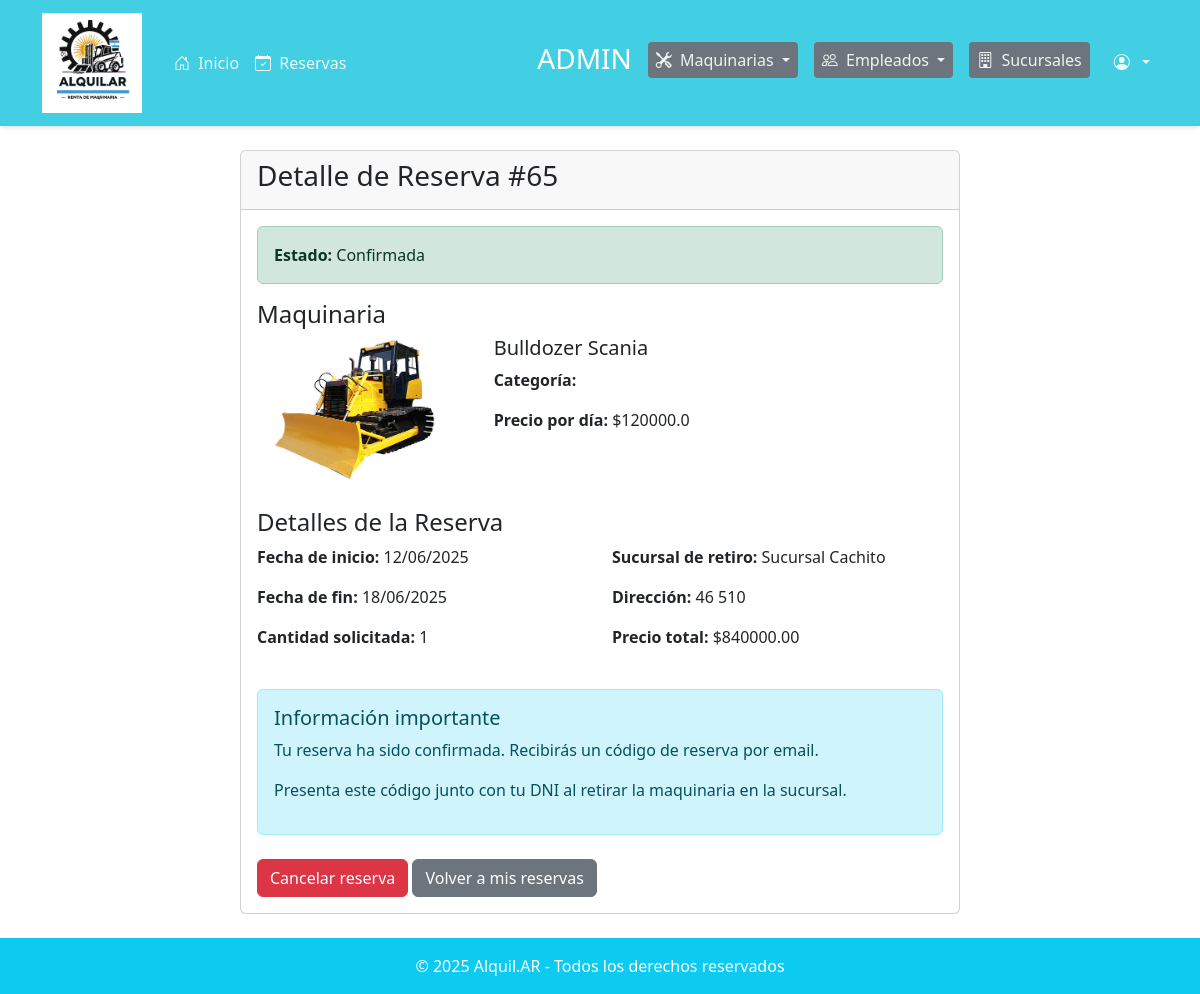
Page /reservas/detalle/65/ (signed in) on the earlier database version.
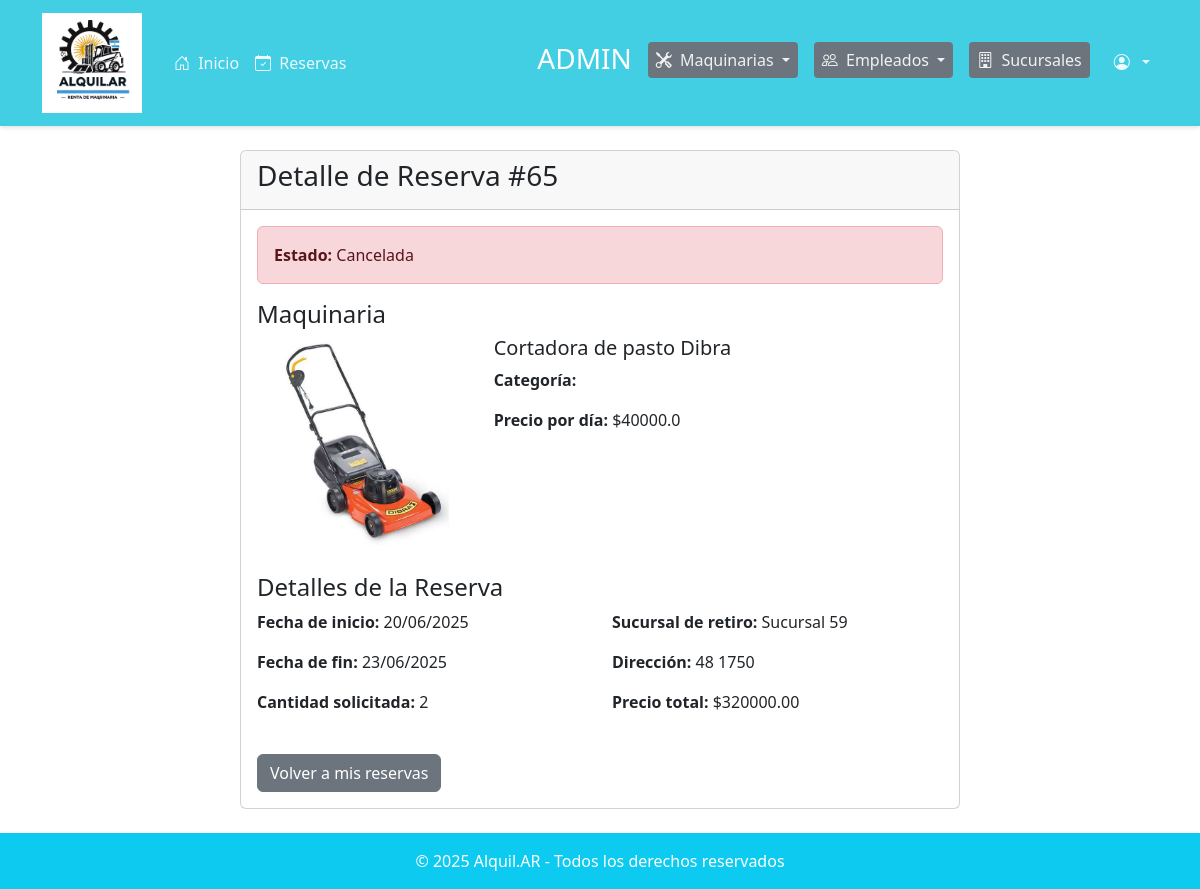
Same page on the later database version.
### reservas/models.py (models this page shows, shortened)
class Reserva(models.Model):
    ESTADO_CHOICES = [
        ('PENDIENTE_PAGO', 'Pendiente de Pago'),
        ('CONFIRMADA', 'Confirmada'),
        ('CANCELADA', 'Cancelada'),
        ('FINALIZADA', 'Finalizada'),
    ]
    TIPO_PAGO_CHOICES = [
        ('ONLINE', 'Pago Online'),
        ('PRESENCIAL', 'Pago Presencial'),
    ]
    cliente = models.ForeignKey(Usuario, on_delete=models.CASCADE, related_name='reservas')
    maquinaria = models.ForeignKey(Maquinaria, on_delete=models.CASCADE, related_name='reservas')
    sucursal_retiro = models.ForeignKey(Sucursal, on_delete=models.CASCADE, related_name='reservas_retiro')
    fecha_inicio = models.DateField()
    fecha_fin = models.DateField()
    cantidad_solicitada = models.PositiveIntegerField()
    precio_total = models.DecimalField(max_digits=10, decimal_places=2)
    tipo_pago = models.CharField(max_length=12, choices=TIPO_PAGO_CHOICES, default='ONLINE')
    estado = models.CharField(max_length=15, choices=ESTADO_CHOICES, default='PENDIENTE_PAGO')
    fecha_creacion = models.DateTimeField(auto_now_add=True)
    fecha_confirmacion = models.DateTimeField(null=True, blank=True)
    empleado_procesador = models.ForeignKey(
        Usuario,
        on_delete=models.SET_NULL,
        null=True,
        blank=True,
        related_name='reservas_procesadas'
    )
    observaciones = models.TextField(blank=True, null=True)
    codigo_reserva = models.CharField(max_length=6, blank=True, null=True, unique=True)
    class Meta:
        verbose_name = "Reserva"
        verbose_name_plural = "Reservas"
        ordering = ['-fecha_creacion']

### maquinarias/models.py (models this page shows, shortened)
class Maquinaria(models.Model):
    nombre = models.CharField(max_length=100)
    tipo = models.ForeignKey(TipoMaquinaria, on_delete=models.PROTECT, related_name='maquinarias')
    marca = models.CharField(max_length=50)
    modelo = models.CharField(max_length=50)
    anio = models.SmallIntegerField()
    descripcion = models.TextField()
    imagen = models.ImageField(upload_to='maquinarias/images', null=True, blank=True)
    precio_por_dia = models.FloatField()
    stock_total = models.PositiveIntegerField(default=0)
    stock_disponible = models.PositiveIntegerField(default=0)
    minimo = models.SmallIntegerField()
    maximo = models.SmallIntegerField()
    cantDias_total = models.SmallIntegerField()
    cantDias_parcial = models.SmallIntegerField()
    cantDias_nulo = models.SmallIntegerField()
    sucursales = models.ManyToManyField(Sucursal, through='MaquinariaStock', related_name='maquinarias')

### usuarios/models.py (models this page shows, shortened)
class Sucursal(models.Model):
    nombre = models.CharField(max_length=100)
    direccion = models.CharField(max_length=200)
    telefono = models.CharField(max_length=20, default="0")  # ✅ Campo teléfono agregado
    latitud = models.FloatField()
    longitud = models.FloatField()
    activa = models.BooleanField(default=True)

### reservas/views.py (the view, shortened to what this page needs)
# urls.py: path('detalle/<int:reserva_id>/', views.detalle_reserva, name='detalle_reserva'),
@login_required
def detalle_reserva(request, reserva_id):
    if request.user.is_staff:
        reserva = get_object_or_404(Reserva, id=reserva_id)
    else:
        reserva = get_object_or_404(Reserva, id=reserva_id, cliente=request.user)
    context = {
        'reserva': reserva
    }
    return render(request, 'reservas/detalle_reserva.html', context)

### reservas/templates/reservas/detalle_reserva.html (shortened to what this page needs)
{% extends 'base.html' %}
{% load static %}
{% block content %}
<div class="container mt-4">
    <div class="row">
        <div class="col-md-8 offset-md-2">
            <div class="card">
                <div class="card-header">
                    <h3 class="card-title">Detalle de Reserva #{{ reserva.id }}</h3>
                </div>
                <div class="card-body">
                    <div class="alert {% if reserva.estado == 'CONFIRMADA' %}alert-success{% elif reserva.estado == 'PENDIENTE_PAGO' %}alert-warning{% elif reserva.estado == 'CANCELADA' %}alert-danger{% else %}alert-info{% endif %}">
                        <strong>Estado:</strong> {{ reserva.get_estado_display }}
                    </div>
                    <h4>Maquinaria</h4>
                    <div class="row mb-4">
                        <div class="col-md-4">
                            {% if reserva.maquinaria.imagen %}
                                <img src="{{ reserva.maquinaria.imagen.url }}" class="img-fluid rounded" alt="{{ reserva.maquinaria.nombre }}">
                            {% else %}
                                <img src="{% static 'img/no-image.jpg' %}" class="img-fluid rounded" alt="Sin imagen">
                            {% endif %}
                        </div>
                        <div class="col-md-8">
                            <h5>{{ reserva.maquinaria.nombre }}</h5>
                            <p><strong>Categoría:</strong> {{ reserva.maquinaria.categoria.nombre }}</p>
                            <p><strong>Precio por día:</strong> ${{ reserva.maquinaria.precio_por_dia }}</p>
                        </div>
                    </div>
                    <h4>Detalles de la Reserva</h4>
                    <div class="row mb-4">
                        <div class="col-md-6">
                            <p><strong>Fecha de inicio:</strong> {{ reserva.fecha_inicio|date:"d/m/Y" }}</p>
                            <p><strong>Fecha de fin:</strong> {{ reserva.fecha_fin|date:"d/m/Y" }}</p>
                            <p><strong>Cantidad solicitada:</strong> {{ reserva.cantidad_solicitada }}</p>
                        </div>
                        <div class="col-md-6">
                            <p><strong>Sucursal de retiro:</strong> {{ reserva.sucursal_retiro.nombre }}</p>
                            <p><strong>Dirección:</strong> {{ reserva.sucursal_retiro.direccion }}</p>
                            <p><strong>Precio total:</strong> ${{ reserva.precio_total }}</p>
                        </div>
                    </div>
                    {% if reserva.estado == 'CONFIRMADA' %}
                        <div class="alert alert-info mt-4">
                            <h5> Información importante</h5>
                            <p>Tu reserva ha sido confirmada. Recibirás un código de reserva por email.</p>
                            <p>Presenta este código junto con tu DNI al retirar la maquinaria en la sucursal.</p>
                        </div>
                    {% endif %}
                    <div class="mt-4">
                        {% if reserva.estado != 'CANCELADA' and reserva.estado != 'FINALIZADA' %}
                            <a href="{% url 'reservas:cancelar_reserva' reserva.id %}" class="btn btn-danger">
                                 Cancelar reserva
                            </a>
                        {% endif %}
                        <a href="{% url 'reservas:lista_reservas' %}" class="btn btn-secondary">
                             Volver a mis reservas
                        </a>
                    </div>
                </div>
            </div>
        </div>
    </div>
</div>
{% endblock %}

Differences in the rows shown:
changed Reserva id 65: estado "Confirmada" → "Cancelada"; maquinaria.imagen: a different picture; maquinaria.nombre "Bulldozer Scania" → "Cortadora de pasto Dibra"; maquinaria.precio_por_dia "120000.0" → "40000.0"; fecha_inicio "12/06/2025" → "20/06/2025"; fecha_fin "18/06/2025" → "23/06/2025"; cantidad_solicitada "1" → "2"; sucursal_retiro.nombre "Sucursal Cachito" → "Sucursal 59"; sucursal_retiro.direccion "46 510" → "48 1750"; precio_total "840000.00" → "320000.00"
Other differences:
text no longer shown: "Información importante Tu reserva ha sido confirmada. Recibirás un código de reserva por email. Presenta este código junto con tu DNI al retirar la maquinaria en la sucursal. Cancelar reserva"
